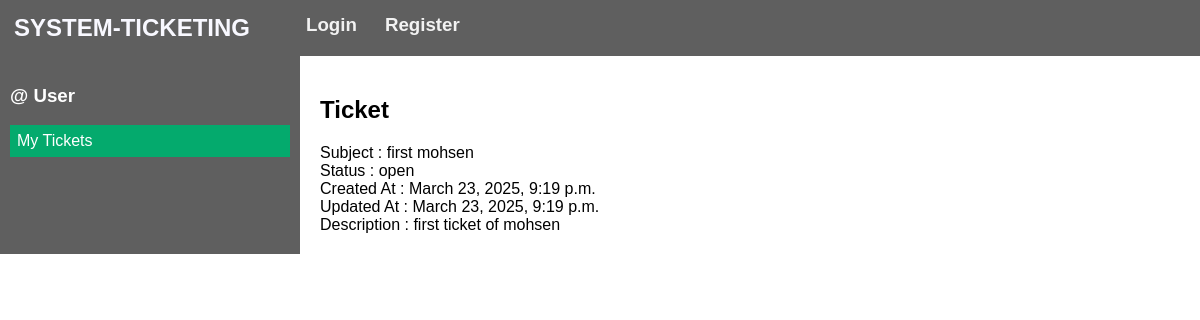
Screenshot of /ticket/5/view with the database file from the repository.
### tickets/models.py (models this page shows, shortened)
class Ticket(models.Model):
    STATUS = ('open', 'Open'), ('complete', 'Complete'), ('done', 'Done'), ('abandoned', 'Abandoned')
    ticketId    = models.AutoField(primary_key=True)
    subject     = models.CharField(max_length=200)
    description = models.TextField(null=True, blank=True)
    file        = models.FileField(upload_to='uploads/', null=True, blank=True)
    status      = models.CharField(max_length=50, default='Open', choices=STATUS)
    createdAt   = models.DateTimeField(auto_now_add=True)
    updatedAt   = models.DateTimeField(auto_now=True)
    user        = models.ForeignKey('auth.User', null=False, on_delete=models.CASCADE)
    comment     = models.TextField(null=True, blank=True)
    class Meta:
        ordering = ['-createdAt', '-updatedAt']

### tickets/views.py (the view)
# urls.py: path('ticket/<str:pk>/view',        views.viewTicket,       name='view_ticket'),
def viewTicket(request, pk):
    ticket = Ticket.objects.get(ticketId=pk)
    print(ticket.ticketId)
    return render(request, 'tickets/view_ticket.html', {'ticket': ticket})

### tickets/templates/tickets/view_ticket.html (shortened to what this page needs)
{% extends 'main.html' %}
{% block content %}
<div class="home-container">
    <div class="sidebar">
        {% if user.is_superuser %}
            <h3>Admin User</h3>
        {% else %}
            <h3>@{{ user.username }} User</h3>
        {% endif %}
        <a href="/tickets" class="active">My Tickets</a>
    </div>
    <div class="content">
        <h2>Ticket {{ticket.ticket_id}}</h2>
        Subject     : {{ticket.subject}}<br>
        Status      : {{ticket.status}}<br>
        Created At  : {{ticket.createdAt}}<br>
        Updated At  : {{ticket.updatedAt}}<br>
        Description : {{ticket.description}}
    </div>
</div>
{% endblock content %}

### templates/main.html (style rules this page uses)
body { font-family: Arial, sans-serif; margin: 0; padding: 0; }
.home-container { display: grid; grid-template-columns: 1fr 3fr; }
.sidebar { background-color: rgb(95, 95, 95); color: white; padding: 10px; }
.sidebar a { display: block; color: #f2f2f2; text-align: left; padding: 7px 7px; text-decoration: none; }
.sidebar a.active { background-color: #04AA6D; color: white; }
.content { padding: 20px; }

### rows the page displays
Ticket: subject "first mohsen", status "open", createdAt "March 23, 2025, 9:19 p.m.", updatedAt "March 23, 2025, 9:19 p.m.", description "first ticket of mohsen"
